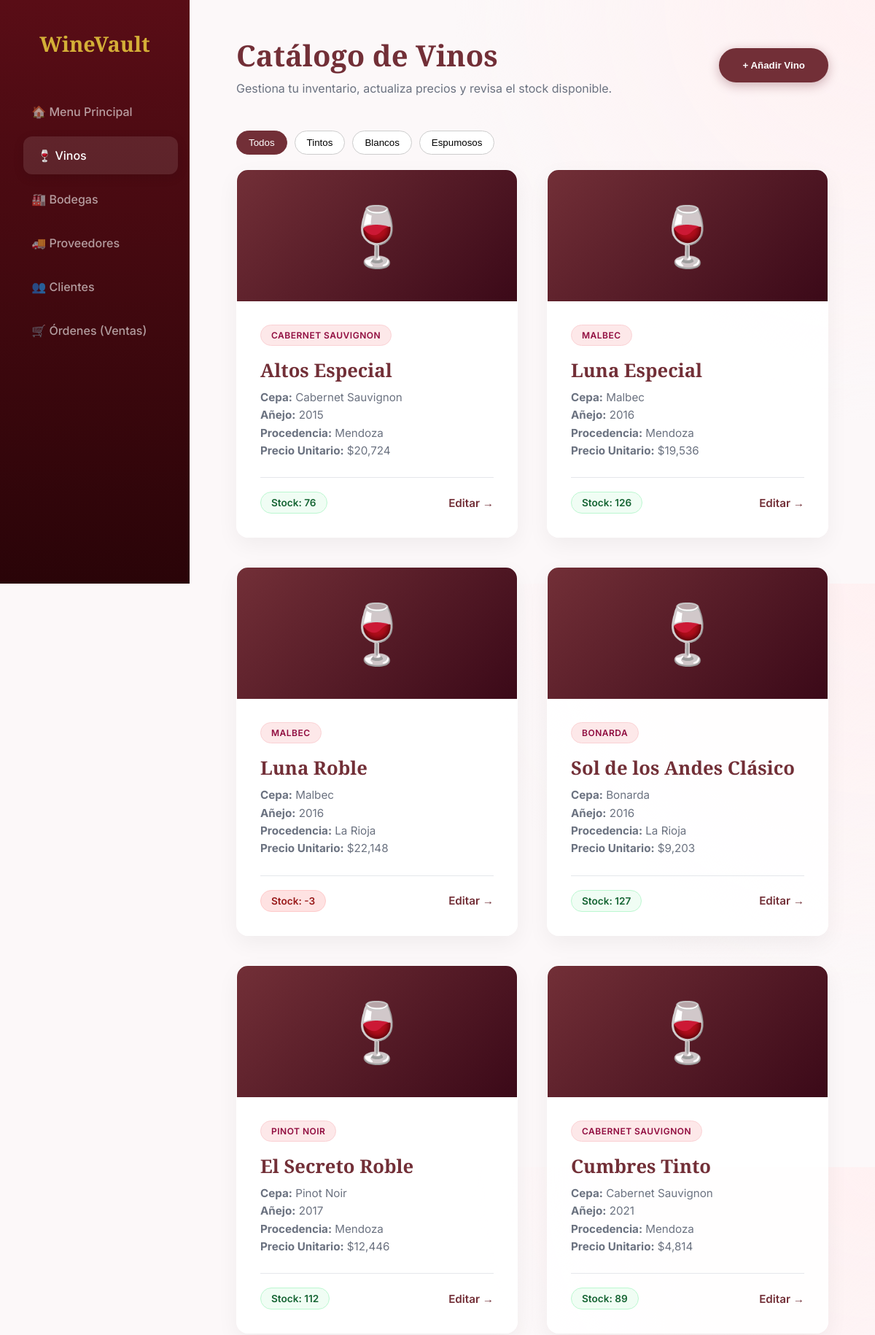
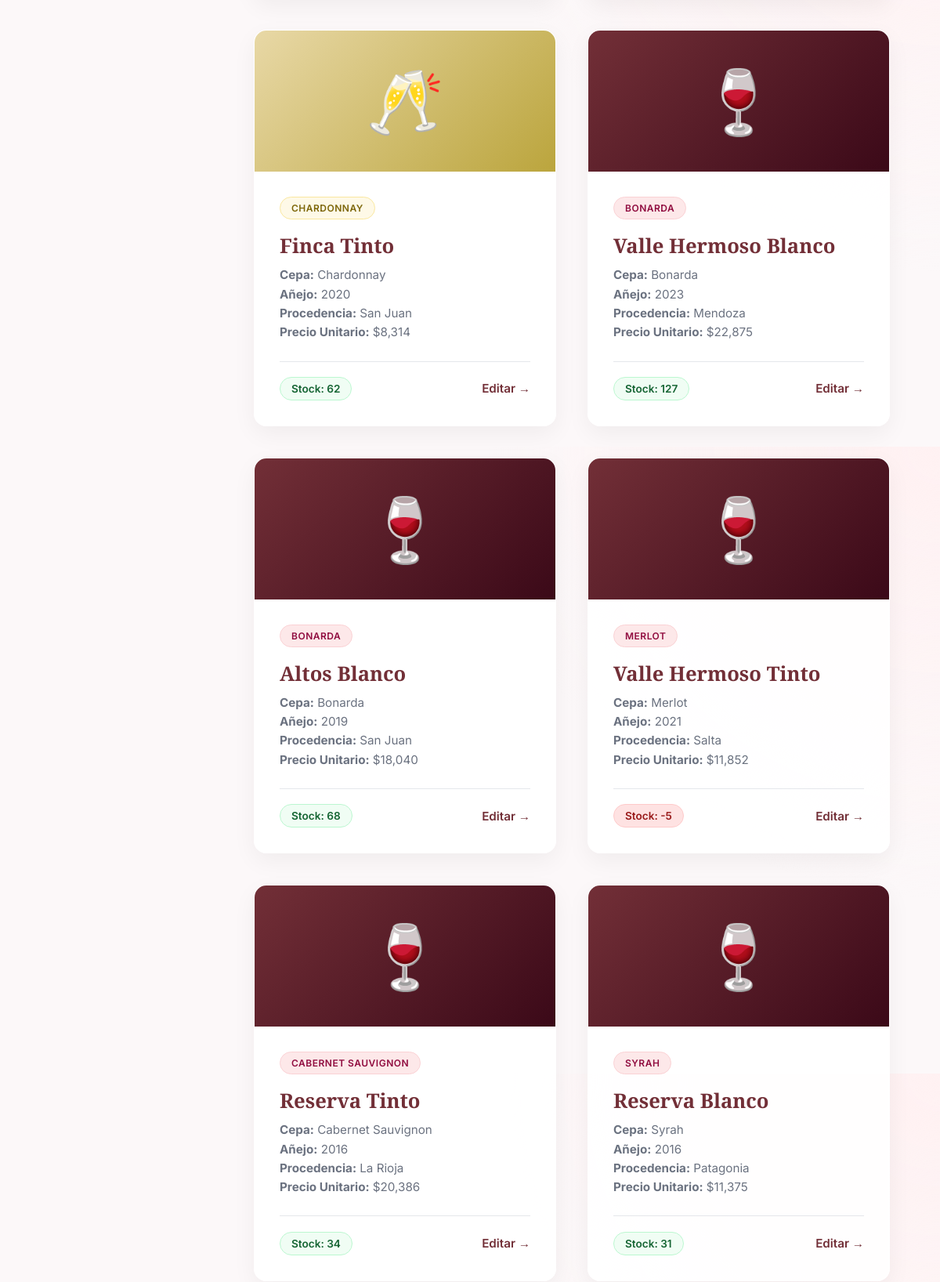
Screenshot of /vinos (upper part) with the database file from the repository (2 pictures, top to bottom).
### tables this page shows
CREATE TABLE Vinos (id_vino INTEGER PRIMARY KEY AUTOINCREMENT,
							id_bodega INTEGER,
							id_proveedor INTEGER,
							nombre TEXT,
							cepa TEXT,
							anejo INTEGER,
							reserva INTEGER,
							procedencia TEXT,
							lugar_envasado TEXT,
							precio INTEGER,
							stock INTEGER,
							FOREIGN KEY (id_bodega) REFERENCES Bodegas(id_bodega),
							FOREIGN KEY (id_proveedor) REFERENCES Proveedores(id_proveedor));

### PaginaWeb/app.py (the view)
@app.route('/vinos')
def vinos():
    conn = get_db_connection()
    if not conn:
        return "Error de conexión a base de datos", 500
    cursor = conn.cursor()
    cursor.execute("SELECT * FROM Vinos")
    vinos = cursor.fetchall()
    conn.close()
    return render_template('vinos.html', vinos=vinos)

### PaginaWeb/app.py (called while the page is built)
def get_db_connection():
    try:
        conn = sqlite3.connect('bodega.db')
        conn.row_factory = sqlite3.Row
        return conn
    except sqlite3.Error as e:
        print(f"Error conexión: {e}")
        return None

### PaginaWeb/templates/vinos.html (shortened to what this page needs)
{% extends "base.html" %}
{% block page_class %}page-vinos{% endblock %}
{% block content %}
<header>
    <div>
        <h2>Catálogo de Vinos</h2>
        <p class="subtitle">Gestiona tu inventario, actualiza precios y revisa el stock disponible.</p>
    </div>
    <button class="btn-add">+ Añadir Vino</button>
</header>
<div style="margin-bottom: 20px; display: flex; gap: 10px;">
    <button style="padding: 8px 16px; border-radius: 20px; border: 1px solid var(--primary); background: var(--primary); color: white; cursor: pointer;">Todos</button>
    <button style="padding: 8px 16px; border-radius: 20px; border: 1px solid #ccc; background: white; cursor: pointer;">Tintos</button>
    <button style="padding: 8px 16px; border-radius: 20px; border: 1px solid #ccc; background: white; cursor: pointer;">Blancos</button>
    <button style="padding: 8px 16px; border-radius: 20px; border: 1px solid #ccc; background: white; cursor: pointer;">Espumosos</button>
</div>
<div class="wine-grid">
    {% for vino in vinos %}
    {% set tipo_clase = 'tipo-tinto' if vino[4] in ['Malbec', 'Cabernet Sauvignon', 'Pinot Noir', 'Syrah', 'Merlot', 'Bonarda'] else ('tipo-blanco' if vino[4] in ['Chardonnay', 'Torrontés', 'Sauvignon Blanc'] else 'tipo-espumoso') %}
    {% set emoji = '🍷' if vino[4] in ['Malbec', 'Cabernet Sauvignon', 'Pinot Noir', 'Syrah', 'Merlot', 'Bonarda'] else ('🥂' if vino[4] in ['Chardonnay', 'Torrontés', 'Sauvignon Blanc'] else '🍾') %}
    <div class="wine-card {{ tipo_clase }}">
        <div class="wine-header">{{ emoji }}</div>
        <div class="wine-body">
            <span class="badge">{{ vino[4] }}</span>
            <h3>{{ vino[3] }}</h3>
            <div class="wine-details">
                <strong>Cepa:</strong> {{ vino[4] }}<br>
                <strong>Añejo:</strong> {{ vino[5] }}<br>
                <strong>Procedencia:</strong> {{ vino[7] }}<br>
                <strong>Precio Unitario:</strong> ${{ "{:,.0f}".format(vino[9]) }}
            </div>
            <div class="wine-footer">
                <span class="stock-pill" {% if vino[10] < 10 %}style="background: #fee2e2; color: #991b1b; border-color: #fecaca;"{% endif %}>Stock: {{ vino[10] }}</span>
                <a href="#" class="btn-view">Editar →</a>
            </div>
        </div>
    </div>
    {% endfor %}
</div>
{% endblock %}

### PaginaWeb/static/styles.css (style rules this page uses)
:root { --primary: #590d16; --primary-light: #8a1724; --accent: #d4af37; --bg: #f3f4f8; --surface: rgba(255, 255, 255, 0.9); --text-main: #111827; --text-muted: #6b7280; --radius: 16px; --shadow: 0 10px 30px rgba(0, 0, 0, 0.05); }
.page-vinos { --primary: #722F37; --primary-light: #9B3D4A; --accent: #E8D8A6; --bg: #fcf8f9; }
* { box-sizing: border-box; margin: 0; padding: 0; }
body { font-family: 'Inter', sans-serif; background-color: var(--bg); background-image: radial-gradient(circle at top right, #fff1f2, transparent 40%); color: var(--text-main); display: flex; min-height: 100vh; overflow-x: hidden; }
header { display: flex; justify-content: space-between; align-items: center; margin-bottom: 3rem; animation: fadeUp 0.6s ease-out; }
header h2 { font-family: 'Playfair Display', serif; font-size: 2.5rem; color: var(--primary); }
.subtitle { color: var(--text-muted); margin-top: 8px; }
.btn-add { background: var(--primary); color: white; border: none; padding: 1rem 2rem; border-radius: 50px; font-weight: 600; cursor: pointer; transition: all 0.3s cubic-bezier(0.4, 0, 0.2, 1); box-shadow: 0 4px 15px rgba(89, 13, 22, 0.3); }
.wine-grid { display: grid; grid-template-columns: repeat(auto-fill, minmax(320px, 1fr)); gap: 2.5rem; }
.wine-card { background: var(--surface); border-radius: var(--radius); overflow: hidden; box-shadow: var(--shadow); border: 1px solid rgba(255,255,255,0.8); transition: all 0.4s cubic-bezier(0.4, 0, 0.2, 1); animation: fadeUp 0.6s ease-out both; }
.wine-header { height: 180px; display: flex; align-items: center; justify-content: center; font-size: 5rem; }
.wine-body { padding: 2rem; }
.badge { padding: 6px 14px; border-radius: 30px; font-size: 0.75rem; font-weight: 600; text-transform: uppercase; letter-spacing: 0.5px; display: inline-block; margin-bottom: 1rem; }
.wine-body h3 { margin: 0 0 0.5rem; font-family: 'Playfair Display', serif; font-size: 1.6rem; color: var(--primary); }
.wine-details { font-size: 0.95rem; color: var(--text-muted); margin-bottom: 1.5rem; line-height: 1.6; }
.wine-footer { display: flex; justify-content: space-between; align-items: center; border-top: 1px solid #e5e7eb; padding-top: 1.2rem; }
.stock-pill { background: #f0fdf4; color: #166534; padding: 6px 14px; border-radius: 20px; font-size: 0.85rem; font-weight: 600; border: 1px solid #bbf7d0; }
.btn-view { color: var(--primary); text-decoration: none; font-weight: 600; font-size: 0.95rem; transition: color 0.3s; }
.tipo-tinto .wine-header { background: linear-gradient(135deg, #722F37 0%, #3B0918 100%); color: #FFD1DC; }
.tipo-tinto .badge { background-color: #FDE8E9; color: #900C3F; border: 1px solid #FAD1D4; }
.tipo-blanco .wine-header { background: linear-gradient(135deg, #E8D8A6 0%, #BBA53D 100%); color: #4A3B00; }
.tipo-blanco .badge { background-color: #FEF9E7; color: #7D6608; border: 1px solid #F9E79F; }

### rows the page displays
Vinos: emoji "🍷", cepa "CABERNET SAUVIGNON", nombre "Altos Especial", cepa "Cabernet Sauvignon", anejo "2015", procedencia "Mendoza", precio "20,724", stock "76"
Vinos: emoji "🍷", cepa "MALBEC", nombre "Luna Especial", cepa "Malbec", anejo "2016", procedencia "Mendoza", precio "19,536", stock "126"
Vinos: emoji "🍷", cepa "MALBEC", nombre "Luna Roble", cepa "Malbec", anejo "2016", procedencia "La Rioja", precio "22,148", stock "-3"
Vinos: emoji "🍷", cepa "BONARDA", nombre "Sol de los Andes Clásico", cepa "Bonarda", anejo "2016", procedencia "La Rioja", precio "9,203", stock "127"
Vinos: emoji "🍷", cepa "PINOT NOIR", nombre "El Secreto Roble", cepa "Pinot Noir", anejo "2017", procedencia "Mendoza", precio "12,446", stock "112"
Vinos: emoji "🍷", cepa "CABERNET SAUVIGNON", nombre "Cumbres Tinto", cepa "Cabernet Sauvignon", anejo "2021", procedencia "Mendoza", precio "4,814", stock "89"
Vinos: emoji "🥂", cepa "CHARDONNAY", nombre "Finca Tinto", cepa "Chardonnay", anejo "2020", procedencia "San Juan", precio "8,314", stock "62"
Vinos: emoji "🍷", cepa "BONARDA", nombre "Valle Hermoso Blanco", cepa "Bonarda", anejo "2023", procedencia "Mendoza", precio "22,875", stock "127"
Vinos: emoji "🍷", cepa "BONARDA", nombre "Altos Blanco", cepa "Bonarda", anejo "2019", procedencia "San Juan", precio "18,040", stock "68"
Vinos: emoji "🍷", cepa "MERLOT", nombre "Valle Hermoso Tinto", cepa "Merlot", anejo "2021", procedencia "Salta", precio "11,852", stock "-5"
Vinos: emoji "🍷", cepa "CABERNET SAUVIGNON", nombre "Reserva Tinto", cepa "Cabernet Sauvignon", anejo "2016", procedencia "La Rioja", precio "20,386", stock "34"
Vinos: emoji "🍷", cepa "SYRAH", nombre "Reserva Blanco", cepa "Syrah", anejo "2016", procedencia "Patagonia", precio "11,375", stock "31"
